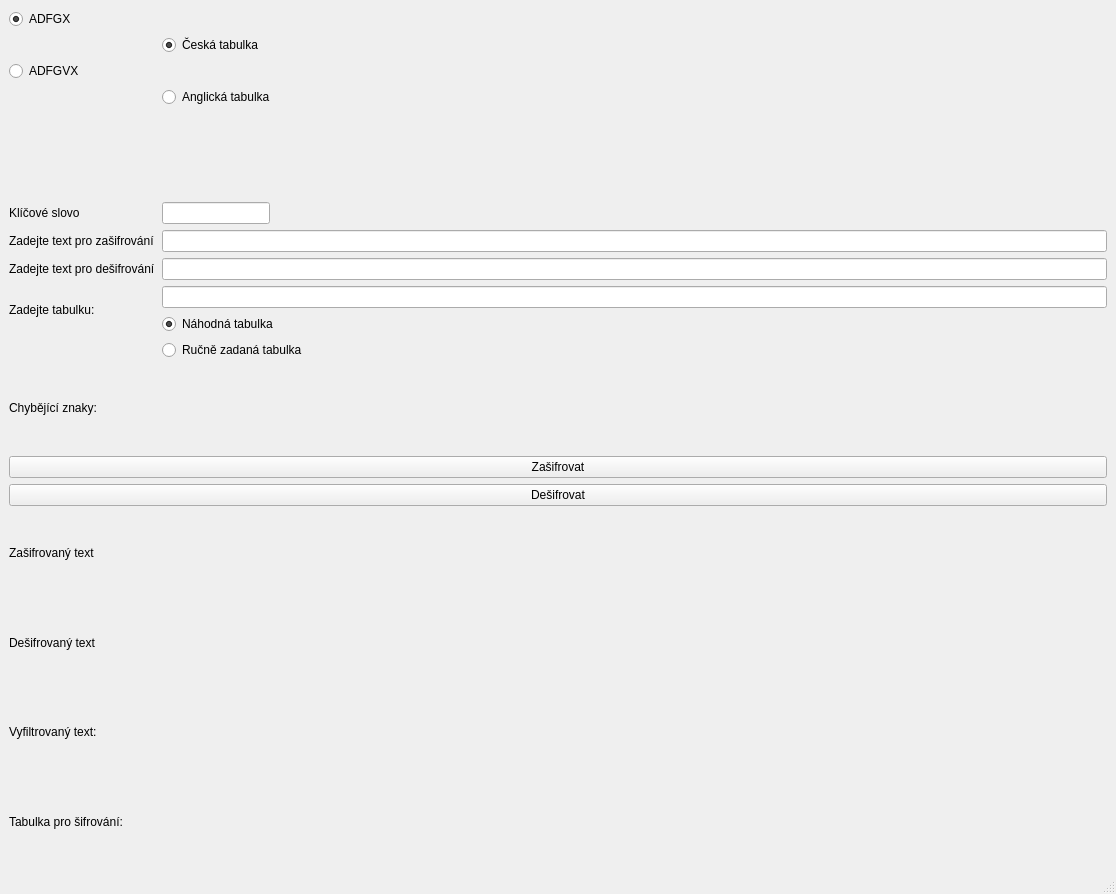
<?xml version="1.0" encoding="UTF-8"?>
<ui version="4.0">
 <class>MainWindow</class>
 <widget class="QMainWindow" name="MainWindow">
  <property name="geometry">
   <rect>
    <x>0</x>
    <y>0</y>
    <width>1116</width>
    <height>894</height>
   </rect>
  </property>
  <property name="windowTitle">
   <string>ADFG(V)X</string>
  </property>
  <widget class="QWidget" name="centralwidget">
   <layout class="QGridLayout" name="gridLayout">
    <item row="0" column="0">
     <widget class="QRadioButton" name="radioButtonADFGX">
      <property name="text">
       <string>ADFGX</string>
      </property>
      <property name="checked">
       <bool>true</bool>
      </property>
      <attribute name="buttonGroup">
       <string notr="true">buttonGroup</string>
      </attribute>
     </widget>
    </item>
    <item row="1" column="1">
     <widget class="QRadioButton" name="radioButtonCzech">
      <property name="text">
       <string>Česká tabulka</string>
      </property>
      <property name="checked">
       <bool>true</bool>
      </property>
      <attribute name="buttonGroup">
       <string notr="true">buttonGroup_2</string>
      </attribute>
     </widget>
    </item>
    <item row="2" column="0">
     <widget class="QRadioButton" name="radioButtonADFGVX">
      <property name="text">
       <string>ADFGVX</string>
      </property>
      <attribute name="buttonGroup">
       <string notr="true">buttonGroup</string>
      </attribute>
     </widget>
    </item>
    <item row="3" column="1">
     <widget class="QRadioButton" name="radioButtonEnglish">
      <property name="text">
       <string>Anglická tabulka</string>
      </property>
      <attribute name="buttonGroup">
       <string notr="true">buttonGroup_2</string>
      </attribute>
     </widget>
    </item>
    <item row="4" column="0">
     <widget class="QLabel" name="chybejici_znaky">
      <property name="text">
       <string/>
      </property>
     </widget>
    </item>
    <item row="5" column="0">
     <widget class="QLabel" name="klica">
      <property name="text">
       <string>Klíčové slovo</string>
      </property>
     </widget>
    </item>
    <item row="5" column="1">
     <widget class="QLineEdit" name="lineEditKlicoveSlovo">
      <property name="sizePolicy">
       <sizepolicy hsizetype="Fixed" vsizetype="Fixed">
        <horstretch>0</horstretch>
        <verstretch>0</verstretch>
       </sizepolicy>
      </property>
     </widget>
    </item>
    <item row="6" column="0">
     <widget class="QLabel" name="opentext">
      <property name="text">
       <string>Zadejte text pro zašifrování</string>
      </property>
     </widget>
    </item>
    <item row="6" column="1">
     <widget class="QLineEdit" name="lineEditTextSifrovani"/>
    </item>
    <item row="7" column="0">
     <widget class="QLabel" name="sifrovanytext">
      <property name="text">
       <string>Zadejte text pro dešifrování</string>
      </property>
     </widget>
    </item>
    <item row="7" column="1">
     <widget class="QLineEdit" name="lineEditTextDesifrovani"/>
    </item>
    <item row="8" column="0" rowspan="2">
     <widget class="QLabel" name="label">
      <property name="text">
       <string>Zadejte tabulku:</string>
      </property>
     </widget>
    </item>
    <item row="8" column="1">
     <widget class="QLineEdit" name="lineEditTextTabulka"/>
    </item>
    <item row="9" column="1">
     <widget class="QRadioButton" name="radioButtonNahodna">
      <property name="text">
       <string>Náhodná tabulka</string>
      </property>
      <property name="checked">
       <bool>true</bool>
      </property>
     </widget>
    </item>
    <item row="10" column="1">
     <widget class="QRadioButton" name="radioButtonRucni">
      <property name="text">
       <string>Ručně zadaná tabulka</string>
      </property>
     </widget>
    </item>
    <item row="11" column="0">
     <widget class="QLabel" name="chybiGUI">
      <property name="text">
       <string>Chybějící znaky:</string>
      </property>
     </widget>
    </item>
    <item row="14" column="0">
     <widget class="QLabel" name="zasifrovanyTextGUI">
      <property name="text">
       <string>Zašifrovaný text</string>
      </property>
      <property name="textInteractionFlags">
       <set>Qt::LinksAccessibleByMouse|Qt::TextSelectableByMouse</set>
      </property>
     </widget>
    </item>
    <item row="15" column="0">
     <widget class="QLabel" name="desifrovanyTextGUI">
      <property name="sizePolicy">
       <sizepolicy hsizetype="Preferred" vsizetype="Preferred">
        <horstretch>0</horstretch>
        <verstretch>0</verstretch>
       </sizepolicy>
      </property>
      <property name="layoutDirection">
       <enum>Qt::LeftToRight</enum>
      </property>
      <property name="text">
       <string>Dešifrovaný text</string>
      </property>
      <property name="textInteractionFlags">
       <set>Qt::LinksAccessibleByMouse</set>
      </property>
     </widget>
    </item>
    <item row="16" column="0">
     <widget class="QLabel" name="vyfiltrovanyTextGUI">
      <property name="text">
       <string>Vyfiltrovaný text:</string>
      </property>
     </widget>
    </item>
    <item row="17" column="0">
     <widget class="QLabel" name="tabulkaGUI">
      <property name="text">
       <string>Tabulka pro šifrování:</string>
      </property>
     </widget>
    </item>
    <item row="12" column="0" colspan="2">
     <widget class="QPushButton" name="pushZasifrovat">
      <property name="text">
       <string>Zašifrovat</string>
      </property>
     </widget>
    </item>
    <item row="13" column="0" colspan="2">
     <widget class="QPushButton" name="pushDesifrovat">
      <property name="text">
       <string>Dešifrovat</string>
      </property>
     </widget>
    </item>
   </layout>
  </widget>
  <widget class="QStatusBar" name="statusbar"/>
 </widget>
 <resources/>
 <connections/>
 <buttongroups>
  <buttongroup name="buttonGroup_2"/>
  <buttongroup name="buttonGroup"/>
 </buttongroups>
</ui>
